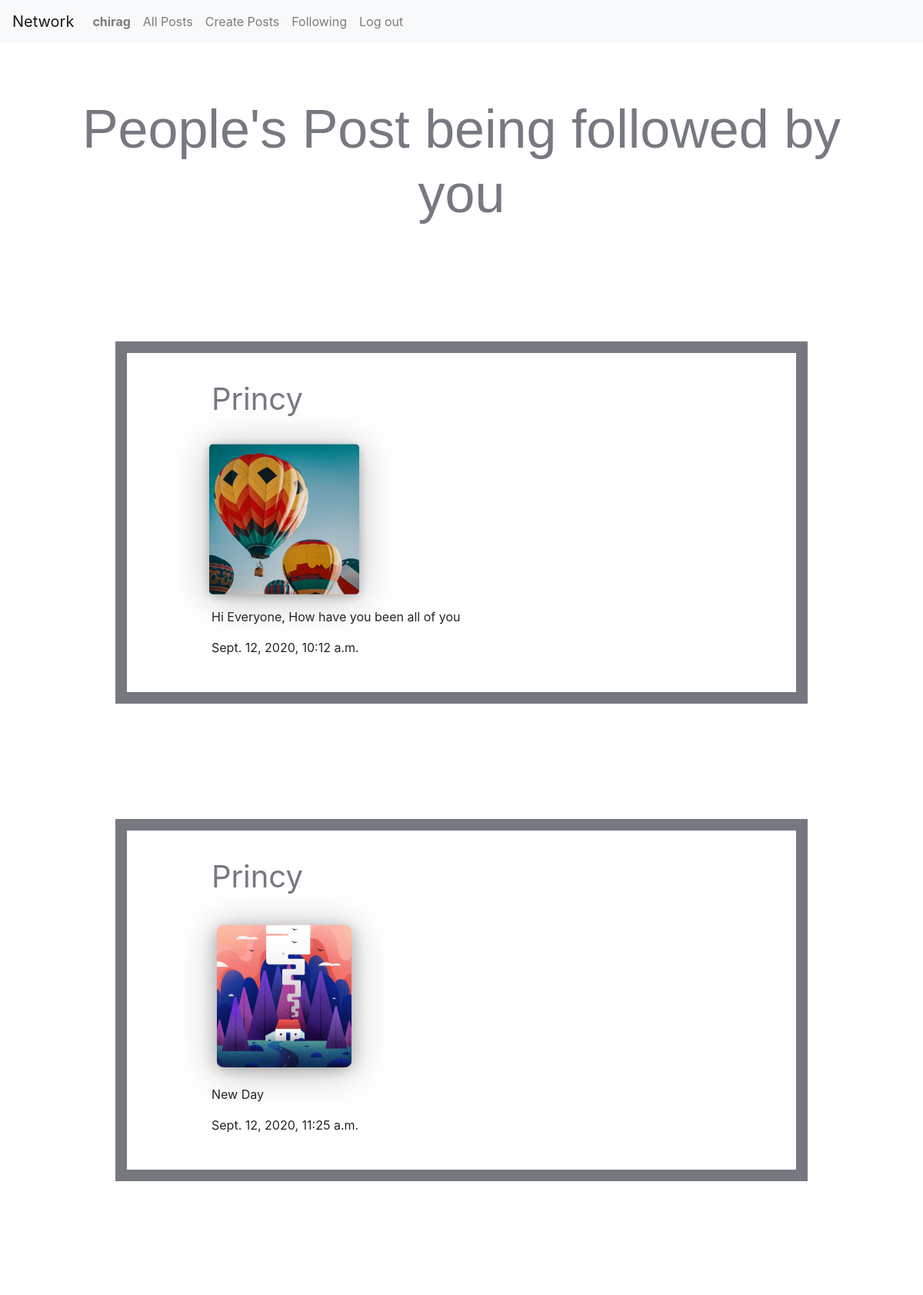
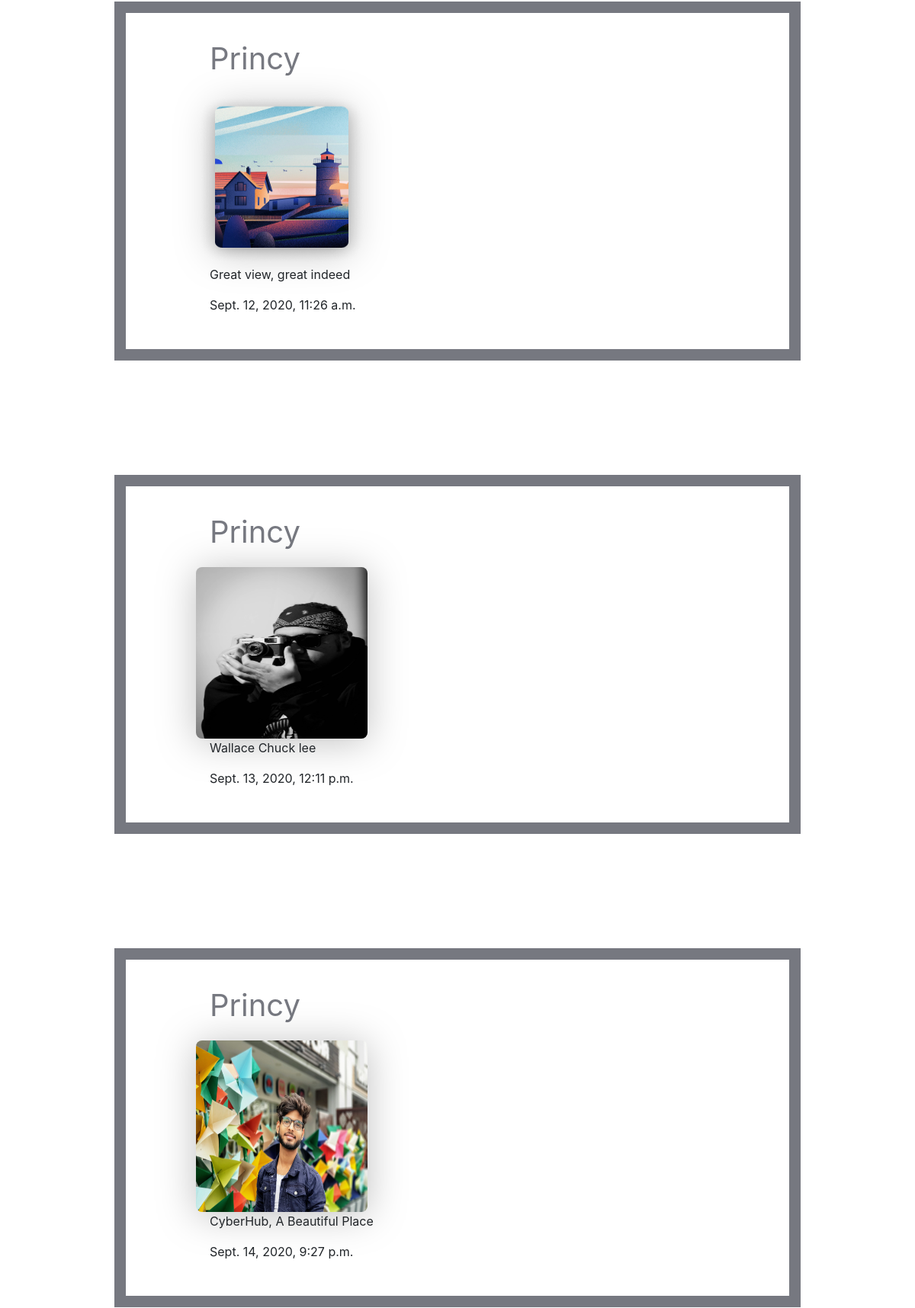
Screenshot of /following (signed in, upper part) with the database file from the repository (2 pictures, top to bottom).
### network/models.py (models this page shows, shortened)
class User(AbstractUser):
    pass

class Post(models.Model):
    post_owner= models.ForeignKey(User,related_name='post_by', on_delete=models.CASCADE)
    post_image=models.ImageField(null=True,blank=True)
    post_content=models.CharField(max_length=200, blank=True, null=True)
    timestamp=models.DateTimeField(auto_now_add=True)
    liked=models.BooleanField(default=False)
    @property
    def imageURL(self):
        try:
            url=self.post_image.url
        except:
            url=''
        return url
    def __str__(self):
        return self.post_content

### network/views.py (the view)
# urls.py: path("following",views.following,name="followingPeoplePost"),
def following(request):
    userprofile=UserProfile.objects.all()
    totalFollowedUser=[]
    for profile in userprofile:
        if profile.follower == request.user:
            totalFollowedUser.append(profile)
    print(totalFollowedUser)
    print(totalFollowedUser[0].following)
    posts=Post.objects.all()
    onlyPost=[]
    for followedUser in totalFollowedUser:
        for post in posts:
            if post.post_owner==followedUser.following:
                onlyPost.append(post)
    print(onlyPost)
    context={'posts':onlyPost}
    return render(request,"network/following.html",context)

### network/models.py (called while the page is built)
    def __unicode__(self):
        return u'%s follows %s' % (self.follower, self.following)

### network/templates/network/following.html (shortened to what this page needs)
{% extends "network/layout.html" %}
{% load static %}
{% block body %}
<h1 id="following-people-post">People's Post being followed by you</h1>
  {% for post in posts %}
   <div class="post-styling-following">
    <p id="post-owner">{{post.post_owner|capfirst}}</p>
    <img id="post-image" src="{{post.imageURL}}" alt="">
    <p id="post-content">{{post.post_content}}</p>
    <p id="post-time">{{post.timestamp}}<p>
   </div>
  {% endfor %}
{% endblock %}

### network/templates/network/layout.html (shortened to what this page needs)
{% load static %}
<!DOCTYPE html>
<html lang="en">
    <head>
        <link rel="stylesheet" href="https://stackpath.bootstrapcdn.com/bootstrap/4.4.1/css/bootstrap.min.css">
        <link href="{% static 'network/styles.css' %}" rel="stylesheet">
    </head>
    <body>
        <nav class="navbar navbar-expand-lg navbar-light bg-light">
            <a class="navbar-brand" href="{% url 'index' %}">Network</a>
            <div>
              <ul class="navbar-nav mr-auto">
                {% if user.is_authenticated %}
                    <li class="nav-item">
                        <a class="nav-link" href="{% url 'profileFromNavigation' user.username %}"><strong>{{ user.username }}</strong></a>
                    </li>
                {% endif %}
                <li class="nav-item">
                  <a class="nav-link" href="{% url 'index' %}">All Posts</a>
                </li>
                <li class="nav-item">
                  <a class="nav-link" href="{% url 'create' %}">Create Posts</a>
                </li>
                {% if user.is_authenticated %}
                    <li class="nav-item">
                        <a class="nav-link" href="{% url 'followingPeoplePost' %}">Following</a>
                    </li>
                    <li class="nav-item">
                        <a class="nav-link" href="{% url 'logout' %}">Log out</a>
                    </li>
                {% endif %}
              </ul>
            </div>
          </nav>
        <div class="body">
            {% block body %}
            {% endblock %}
        </div>
    </body>
</html>

### network/static/network/styles.css (style rules this page uses)
#post-image { position: relative; width: 225px; height: 225px; left: 62px; filter: drop-shadow(0px 4px 25px rgba(0, 0, 0, 0.25)); border-radius: 8px; }
#post-owner { position: relative; left: 80px; font-size: 40px; color: #72747cf6; }
#post-content { position: relative; left: 80px; font-size: 16px; }
#post-time { position: relative; left:80px; font-size: 16px; }
#following-people-post { margin: 70px; text-align: center; color: #72747cf6; font-family: 'Gill Sans', 'Gill Sans MT', Calibri, 'Trebuchet MS', sans-serif; font-size: 70px; }
.post-styling-following { padding: 30px; margin: 150px; border: 15px solid #72747cf6; }

### rows the page displays
User: username "chirag"
Post: post_owner "Princy", imageURL (picture), post_content "Hi Everyone, How have you been all of you", timestamp "Sept. 12, 2020, 10:12 a.m."
Post: post_owner "Princy", imageURL (picture), post_content "New Day", timestamp "Sept. 12, 2020, 11:25 a.m."
Post: post_owner "Princy", imageURL (picture), post_content "Great view, great indeed", timestamp "Sept. 12, 2020, 11:26 a.m."
Post: post_owner "Princy", imageURL (picture), post_content "Wallace Chuck lee", timestamp "Sept. 13, 2020, 12:11 p.m."
Post: post_owner "Princy", imageURL (picture), post_content "CyberHub, A Beautiful Place", timestamp "Sept. 14, 2020, 9:27 p.m."
